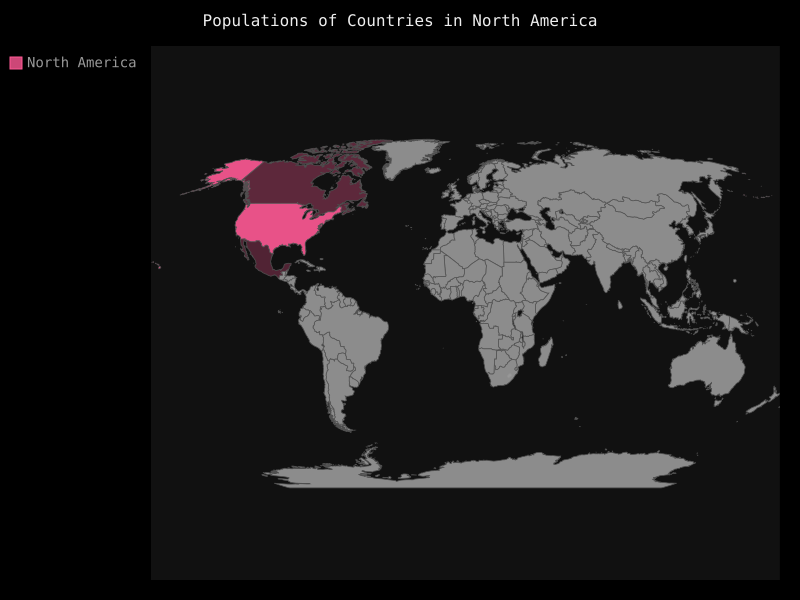

Python code for this plot:
import pygal

wm = pygal.Worldmap()
wm.title = 'Populations of Countries in North America'
wm.add('North America', {'ca': 34126000, 'us': 309349000, 'mx': 11342000})

wm.render_to_file('na_populations.svg')
